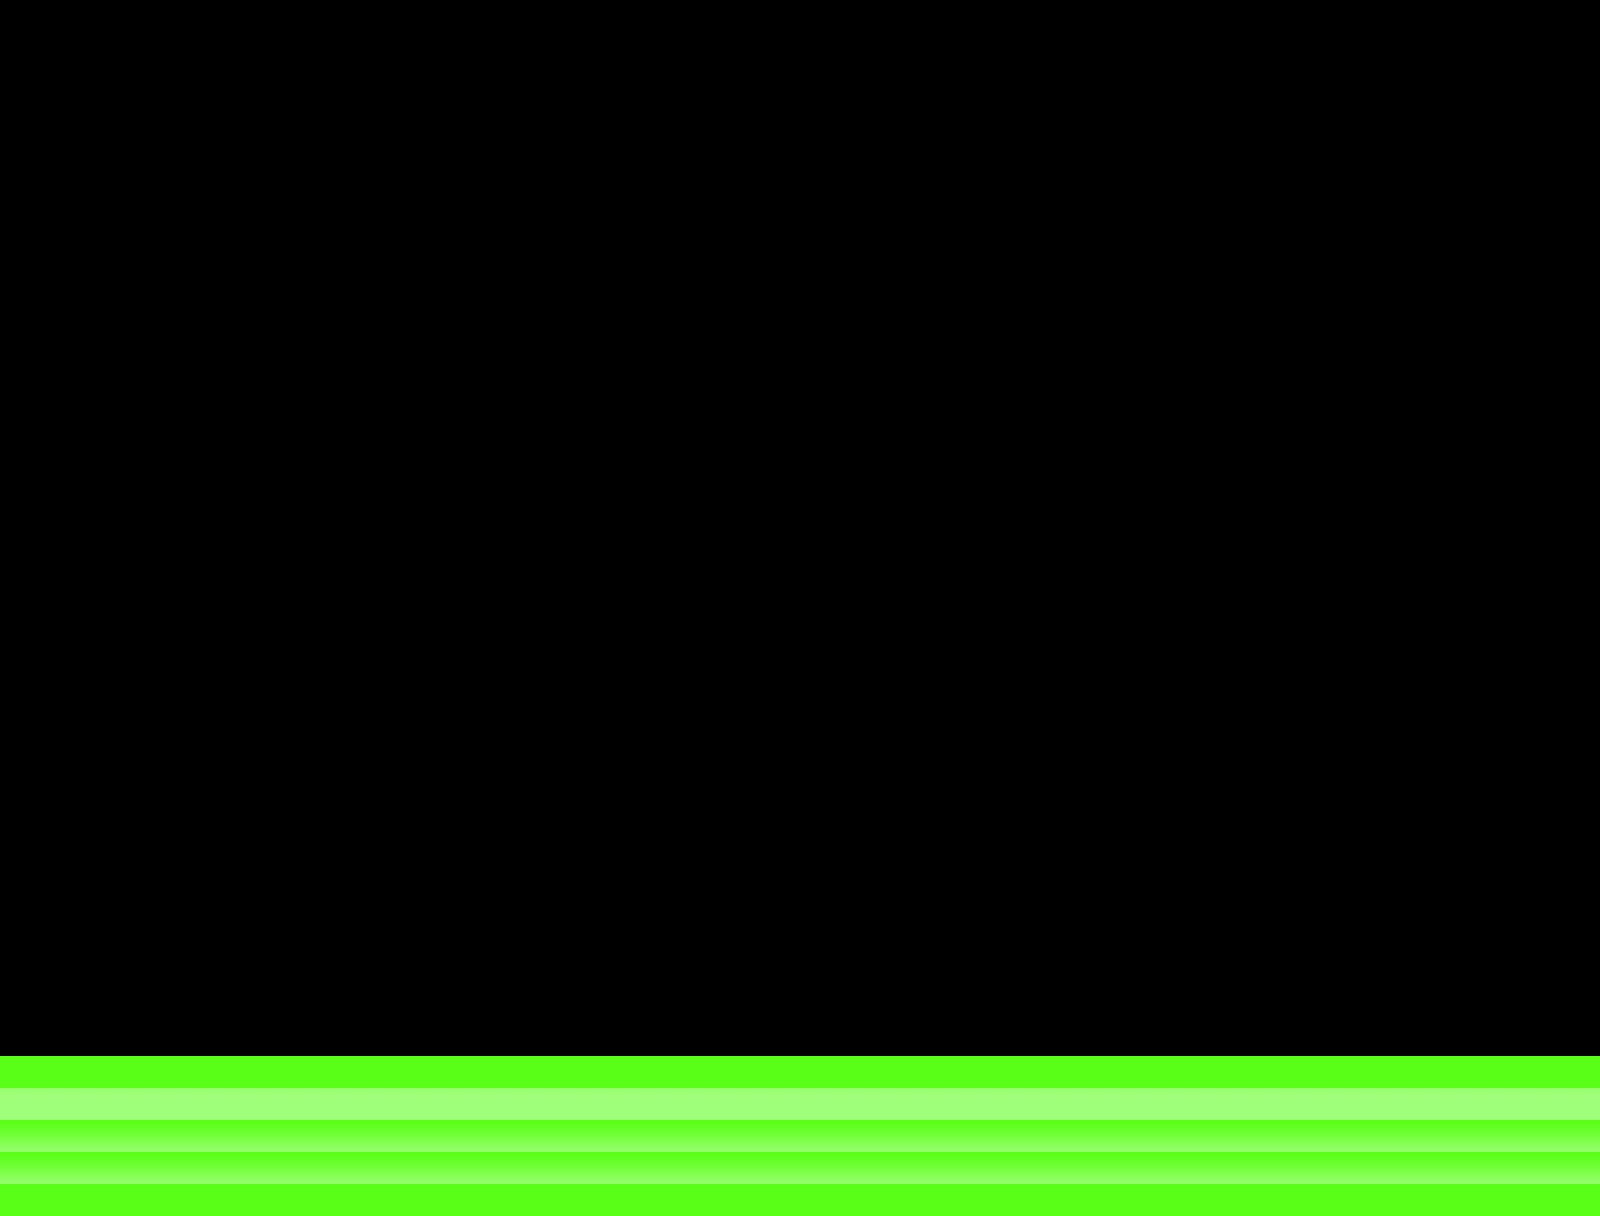

A 2D game scene composited from a Tiled map and its tileset images. What follows is a short description and the map's XML, with each tile layer's data collapsed to a summary:
An orthogonal 50x38 tile map with 32x32 px tiles, 1 tile layer (Tile Layer 1).

<map version="1.0" orientation="orthogonal" width="50" height="38" tilewidth="32" tileheight="32">
 <tileset firstgid="1" name="tiles-1" tilewidth="32" tileheight="32">
  <image source="tiles-1.png" width="272" height="128" />
 </tileset>
 <layer name="Tile Layer 1" width="50" height="38">
  <data>[1900 cells, 250 non-empty, 3 distinct tile ids]</data>
 </layer>
</map>
